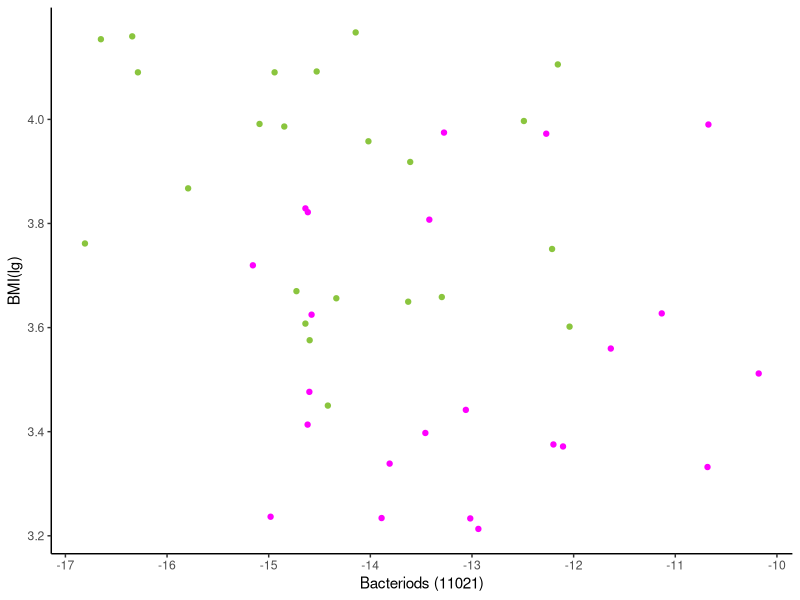
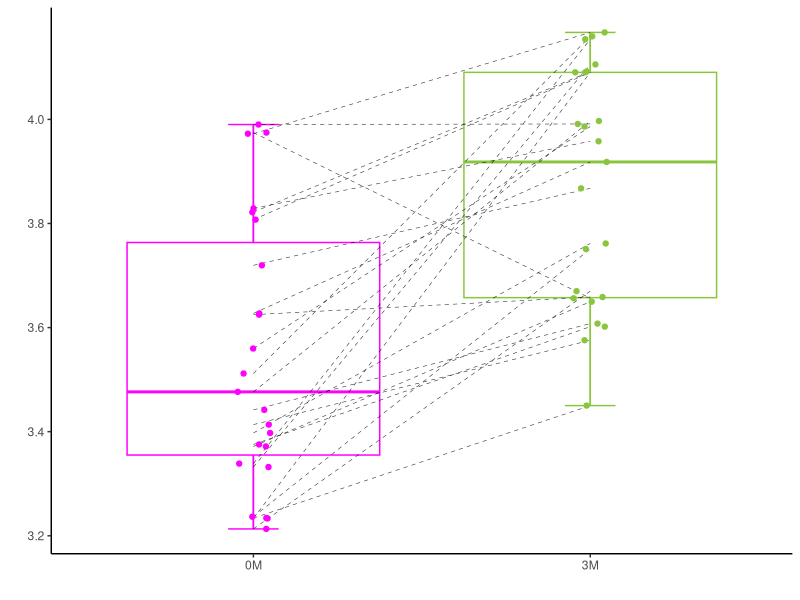
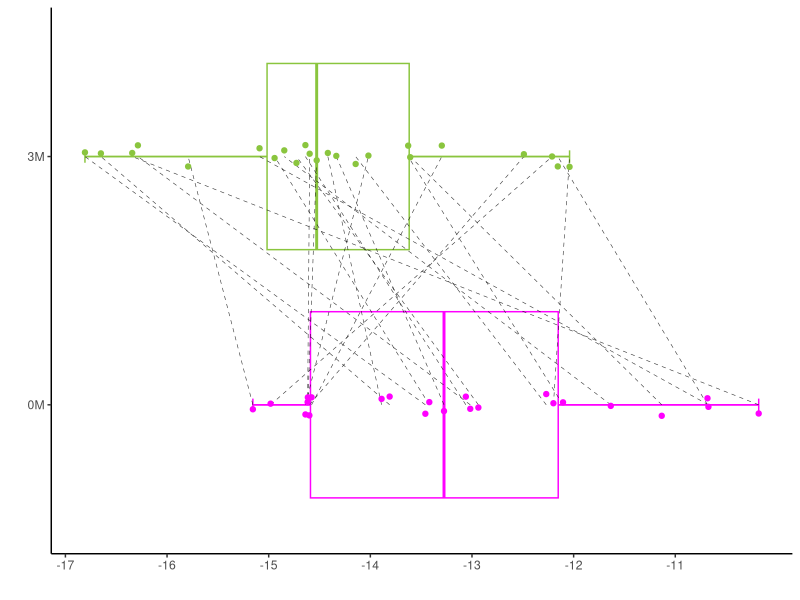
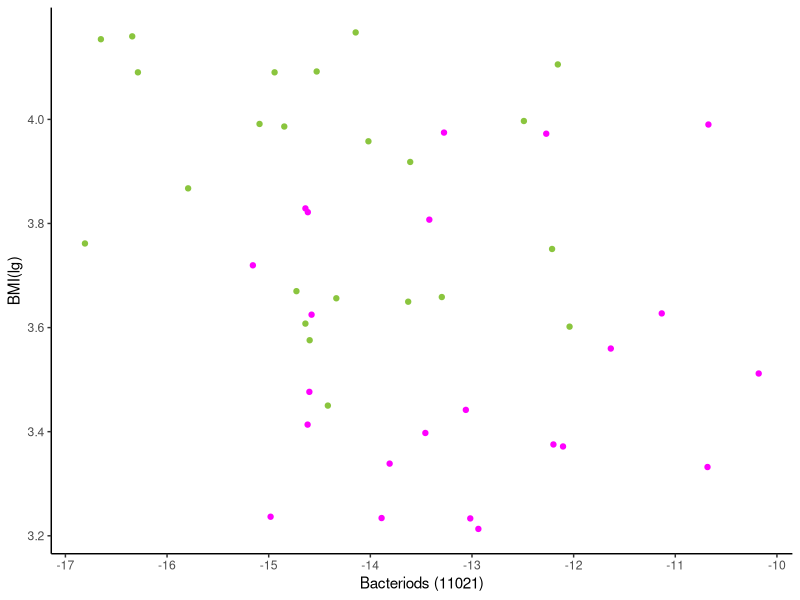
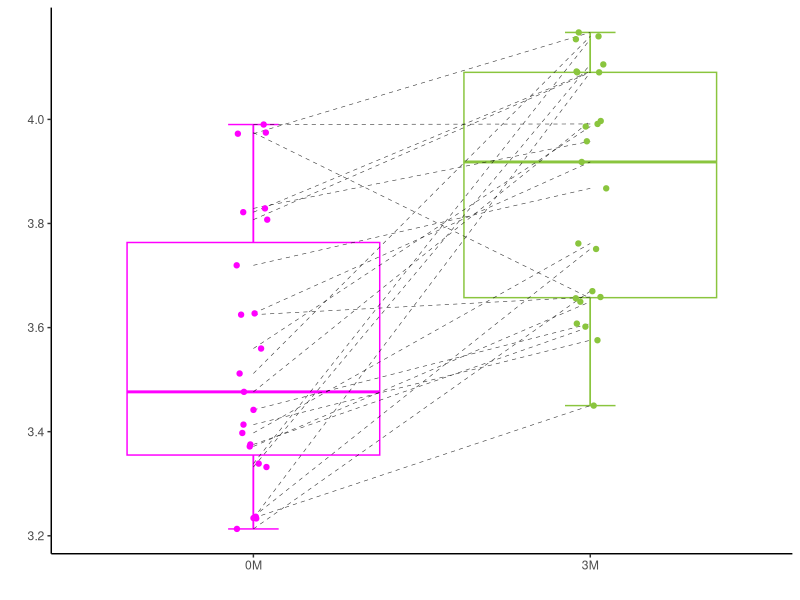
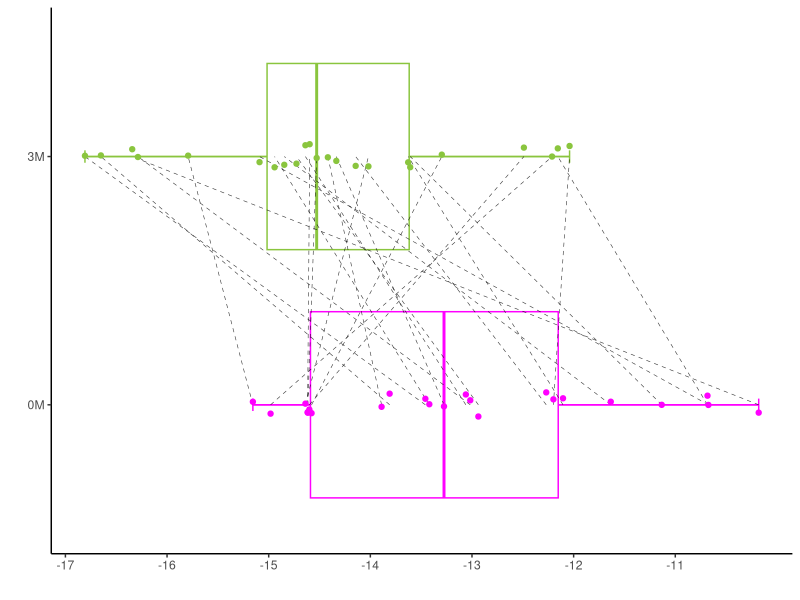

These figures' R source, in order:
#Funcation:make a typical barplot+scatterplot
#Owner: Fanghan Ji
#History:
#Version:0.0.1 2024/12/02 make a tyoical barplot & scatterplot

# create a vitural dataset
Bacteroides_A <- runif(23,min = -17, max = -12)
Bacteroides_B <- runif(23,min = -15.5, max = -10)
BMI_A <- runif(23, min = 3.45, max = 4.2)
BMI_B <- runif(23, min = 3.2, max = 4.0)
data <- cbind(Bacteroides_A,BMI_A,Bacteroides_B,BMI_B)

# load the packages you need
library(ggplot2)
library(tidyr)
library(dplyr)

# simply process on the data
new_data <- as.data.frame(rbind(data[1:23,3:4],data[1:23,1:2]))
colnames(new_data) <- c("Bacteroides","BMI")
new_data$group <- rep(c("group_0M","group_3M"),c(23,23))
new_data$group2 <- rep(paste0('sample',1:23),2)

# draw a scatter plot
ggplot(new_data) +
  geom_point(aes(Bacteroides,BMI,colour = group))+
  scale_color_manual(values=c(group_0M='#ff00ff',group_3M='#8ac53e'))+
  theme_classic()+
  scale_x_continuous(breaks = c(-17:11))+
  scale_y_continuous(breaks = seq(3.2,4.0,0.2))+
  labs(x="Bacteriods (11021)",y="BMI(lg)")+
  theme(legend.position = 'none')
ggsave(filename = "scatter_plot.pdf",width = 5,height = 5)

# get a boxplot leftside of the scatter plot
ggplot(new_data,aes(group,BMI))+
  stat_boxplot(geom = "errorbar",width=0.15,aes(color=group))+
  geom_boxplot(aes(color=group),fill='white')+
  geom_line(aes(group = group2),color='black',linetype="dashed",size=0.2,alpha=0.8)+
  geom_jitter(aes(color=group,fill=group),width = 0.05,shape=21)+
  scale_color_manual(values=c(group_0M='#ff00ff',group_3M='#8ac53e'))+
  scale_fill_manual(values=c(group_0M='#ff00ff',group_3M='#8ac53e'))+
  theme_classic()+
  scale_x_discrete(labels=c("0M","3M"))+
  scale_y_continuous(breaks = seq(3.2,4.0,0.2))+
  labs(x="",y="")+
  theme(legend.position = 'none')
ggsave(filename = "left_boxplot.pdf",width = 2,height = 5)

# get the boxplot which below the scatter plot
ggplot(new_data,aes(group,Bacteroides))+
  stat_boxplot(geom ='errorbar',width=0.05,aes(color=group))+
  geom_boxplot(aes(color=group),fill="white")+
  geom_line(aes(group = group2),color='black',linetype="dashed",size=0.2,alpha=0.8)+
  geom_jitter(aes(color=group,fill=group),shape=21,width = 0.05)+
  scale_color_manual(values=c(group_0M='#ff00ff',group_3M='#8ac53e'))+
  scale_fill_manual(values=c(group_0M='#ff00ff',group_3M='#8ac53e'))+
  theme_classic()+
  scale_x_discrete(labels=c("0M","3M"))+
  scale_y_continuous(breaks = c((-17):(-11)))+
  labs(x="",y="")+
  theme(legend.position = "none")+
  coord_flip()
ggsave(filename = "down_boxplot.pdf",width = 5,height = 2)
  
  
  
  

  




